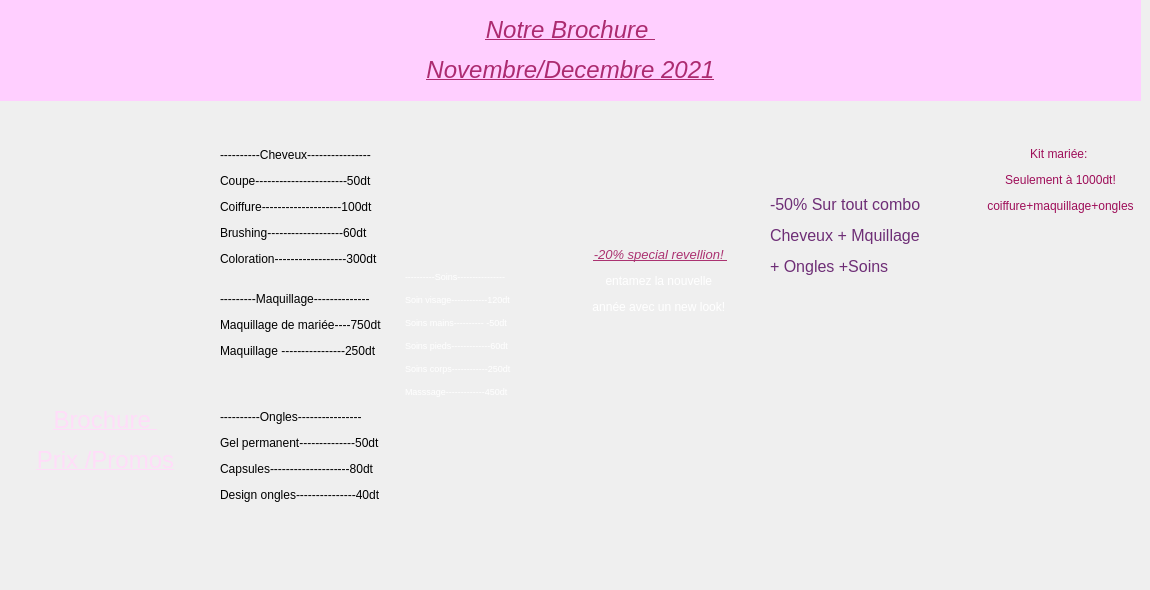
         <widget class="QWidget" name="tab_3">
          <attribute name="title">
           <string>Brochure </string>
          </attribute>
          <widget class="QLabel" name="brochfront">
           <property name="geometry">
            <rect>
             <x>0</x>
             <y>100</y>
             <width>541</width>
             <height>481</height>
            </rect>
           </property>
           <property name="text">
            <string/>
           </property>
           <property name="pixmap">
            <pixmap>bf.PNG</pixmap>
           </property>
          </widget>
          <widget class="QLabel" name="brochback">
           <property name="geometry">
            <rect>
             <x>560</x>
             <y>110</y>
             <width>581</width>
             <height>461</height>
            </rect>
           </property>
           <property name="text">
            <string/>
           </property>
           <property name="pixmap">
            <pixmap>bb.PNG</pixmap>
           </property>
          </widget>
          <widget class="QLabel" name="label_21">
           <property name="geometry">
            <rect>
             <x>20</x>
             <y>370</y>
             <width>171</width>
             <height>141</height>
            </rect>
           </property>
           <property name="text">
            <string>&lt;html&gt;&lt;head/&gt;&lt;body&gt;&lt;p align=&quot;center&quot;&gt;&lt;span style=&quot; font-size:18pt; text-decoration: underline; color:#ffddf9;&quot;&gt;Brochure &lt;/span&gt;&lt;/p&gt;&lt;p align=&quot;center&quot;&gt;&lt;span style=&quot; font-size:18pt; text-decoration: underline; color:#ffddf9;&quot;&gt;Prix /Promos&lt;/span&gt;&lt;/p&gt;&lt;/body&gt;&lt;/html&gt;</string>
           </property>
          </widget>
          <widget class="QLabel" name="label_22">
           <property name="geometry">
            <rect>
             <x>220</x>
             <y>130</y>
             <width>171</width>
             <height>431</height>
            </rect>
           </property>
           <property name="text">
            <string>&lt;html&gt;&lt;head/&gt;&lt;body&gt;&lt;p&gt;----------Cheveux----------------&lt;/p&gt;&lt;p&gt;Coupe-----------------------50dt&lt;/p&gt;&lt;p&gt;Coiffure--------------------100dt&lt;/p&gt;&lt;p&gt;Brushing-------------------60dt&lt;/p&gt;&lt;p&gt;Coloration------------------300dt&lt;/p&gt;&lt;p&gt;&lt;br/&gt;---------Maquillage--------------&lt;/p&gt;&lt;p&gt;Maquillage de mariée----750dt&lt;/p&gt;&lt;p&gt;Maquillage ----------------250dt&lt;/p&gt;&lt;p&gt;&lt;br/&gt;&lt;/p&gt;&lt;p&gt;----------Ongles----------------&lt;/p&gt;&lt;p&gt;Gel permanent--------------50dt&lt;/p&gt;&lt;p&gt;Capsules--------------------80dt&lt;/p&gt;&lt;p&gt;Design ongles---------------40dt&lt;/p&gt;&lt;p&gt;&lt;br/&gt;&lt;/p&gt;&lt;/body&gt;&lt;/html&gt;</string>
           </property>
          </widget>
          <widget class="QLabel" name="label_23">
           <property name="geometry">
            <rect>
             <x>405</x>
             <y>120</y>
             <width>141</width>
             <height>441</height>
            </rect>
           </property>
           <property name="text">
            <string>&lt;html&gt;&lt;head/&gt;&lt;body&gt;&lt;p&gt;&lt;span style=&quot; font-size:7pt; color:#ffffff;&quot;&gt;----------Soins----------------&lt;/span&gt;&lt;/p&gt;&lt;p&gt;&lt;span style=&quot; font-size:7pt; color:#ffffff;&quot;&gt;Soin visage------------120dt&lt;/span&gt;&lt;/p&gt;&lt;p&gt;&lt;span style=&quot; font-size:7pt; color:#ffffff;&quot;&gt;Soins mains---------- -50dt&lt;/span&gt;&lt;/p&gt;&lt;p&gt;&lt;span style=&quot; font-size:7pt; color:#ffffff;&quot;&gt;Soins pieds-------------60dt&lt;/span&gt;&lt;/p&gt;&lt;p&gt;&lt;span style=&quot; font-size:7pt; color:#ffffff;&quot;&gt;Soins corps------------250dt&lt;/span&gt;&lt;/p&gt;&lt;p&gt;&lt;span style=&quot; font-size:7pt; color:#ffffff;&quot;&gt;Masssage-------------450dt&lt;br/&gt;&lt;/span&gt;&lt;/p&gt;&lt;/body&gt;&lt;/html&gt;</string>
           </property>
          </widget>
          <widget class="QLabel" name="label_24">
           <property name="geometry">
            <rect>
             <x>770</x>
             <y>180</y>
             <width>191</width>
             <height>111</height>
            </rect>
           </property>
           <property name="text">
            <string>&lt;html&gt;&lt;head/&gt;&lt;body&gt;&lt;p&gt;&lt;span style=&quot; font-size:12pt; color:#6e2e76;&quot;&gt;-50% Sur tout combo &lt;/span&gt;&lt;/p&gt;&lt;p&gt;&lt;span style=&quot; font-size:12pt; color:#6e2e76;&quot;&gt;Cheveux + Mquillage&lt;/span&gt;&lt;/p&gt;&lt;p&gt;&lt;span style=&quot; font-size:12pt; color:#6e2e76;&quot;&gt;+ Ongles +Soins&lt;/span&gt;&lt;/p&gt;&lt;/body&gt;&lt;/html&gt;</string>
           </property>
          </widget>
          <widget class="QLabel" name="label_25">
           <property name="geometry">
            <rect>
             <x>570</x>
             <y>240</y>
             <width>181</width>
             <height>81</height>
            </rect>
           </property>
           <property name="text">
            <string>&lt;html&gt;&lt;head/&gt;&lt;body&gt;&lt;p align=&quot;center&quot;&gt;&lt;span style=&quot; font-size:10pt; font-style:italic; text-decoration: underline; color:#ab3271;&quot;&gt;-20% special revellion! &lt;/span&gt;&lt;/p&gt;&lt;p align=&quot;center&quot;&gt;&lt;span style=&quot; color:#ffffff;&quot;&gt;entamez la nouvelle &lt;/span&gt;&lt;/p&gt;&lt;p align=&quot;center&quot;&gt;&lt;span style=&quot; color:#ffffff;&quot;&gt;année avec un new look! &lt;/span&gt;&lt;/p&gt;&lt;/body&gt;&lt;/html&gt;</string>
           </property>
          </widget>
          <widget class="QLabel" name="label_26">
           <property name="geometry">
            <rect>
             <x>980</x>
             <y>130</y>
             <width>161</width>
             <height>101</height>
            </rect>
           </property>
           <property name="text">
            <string>&lt;html&gt;&lt;head/&gt;&lt;body&gt;&lt;p align=&quot;center&quot;&gt;&lt;span style=&quot; color:#9e0e59;&quot;&gt;Kit mariée: &lt;/span&gt;&lt;/p&gt;&lt;p align=&quot;center&quot;&gt;&lt;span style=&quot; color:#9e0e59;&quot;&gt;Seulement à 1000dt!&lt;/span&gt;&lt;/p&gt;&lt;p align=&quot;center&quot;&gt;&lt;span style=&quot; color:#9e0e59;&quot;&gt;coiffure+maquillage+ongles&lt;/span&gt;&lt;/p&gt;&lt;/body&gt;&lt;/html&gt;</string>
           </property>
          </widget>
          <widget class="QLabel" name="label_27">
           <property name="geometry">
            <rect>
             <x>0</x>
             <y>0</y>
             <width>1141</width>
             <height>101</height>
            </rect>
           </property>
           <property name="styleSheet">
            <string notr="true">background-color: rgb(255, 207, 255);</string>
           </property>
           <property name="text">
            <string>&lt;html&gt;&lt;head/&gt;&lt;body&gt;&lt;p align=&quot;center&quot;&gt;&lt;span style=&quot; font-size:18pt; font-style:italic; text-decoration: underline; color:#ac2b70;&quot;&gt;Notre Brochure &lt;/span&gt;&lt;/p&gt;&lt;p align=&quot;center&quot;&gt;&lt;span style=&quot; font-size:18pt; font-style:italic; text-decoration: underline; color:#ac2b70;&quot;&gt;Novembre/Decembre 2021&lt;/span&gt;&lt;/p&gt;&lt;/body&gt;&lt;/html&gt;</string>
           </property>
          </widget>
         </widget>
